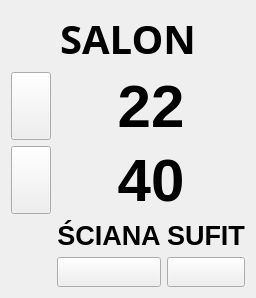
           <widget class="QWidget" name="kitchen_widget" native="true">
            <property name="sizePolicy">
             <sizepolicy hsizetype="Expanding" vsizetype="Preferred">
              <horstretch>0</horstretch>
              <verstretch>0</verstretch>
             </sizepolicy>
            </property>
            <property name="styleSheet">
             <string notr="true">QWidget#kitchen_widget { border: 4px ridge rgb(170, 170, 170)}</string>
            </property>
            <layout class="QGridLayout" name="gridLayout_3">
             <item row="1" column="0">
              <layout class="QGridLayout" name="sum_sal_layout">
               <item row="1" column="1">
                <widget class="QPushButton" name="sum_sal_temp_icon">
                 <property name="sizePolicy">
                  <sizepolicy hsizetype="Minimum" vsizetype="Minimum">
                   <horstretch>0</horstretch>
                   <verstretch>0</verstretch>
                  </sizepolicy>
                 </property>
                 <property name="minimumSize">
                  <size>
                   <width>30</width>
                   <height>30</height>
                  </size>
                 </property>
                 <property name="styleSheet">
                  <string notr="true">border-image: url(:/bitmaps/thermometer.svg)</string>
                 </property>
                 <property name="text">
                  <string/>
                 </property>
                </widget>
               </item>
               <item row="2" column="1">
                <widget class="QPushButton" name="sum_sal_hum_icon">
                 <property name="sizePolicy">
                  <sizepolicy hsizetype="Minimum" vsizetype="Minimum">
                   <horstretch>0</horstretch>
                   <verstretch>0</verstretch>
                  </sizepolicy>
                 </property>
                 <property name="minimumSize">
                  <size>
                   <width>30</width>
                   <height>30</height>
                  </size>
                 </property>
                 <property name="styleSheet">
                  <string notr="true">border-image: url(:/bitmaps/humidity.svg)</string>
                 </property>
                 <property name="text">
                  <string/>
                 </property>
                </widget>
               </item>
               <item row="0" column="1" colspan="3">
                <widget class="QLabel" name="salon_label">
                 <property name="sizePolicy">
                  <sizepolicy hsizetype="Preferred" vsizetype="Maximum">
                   <horstretch>0</horstretch>
                   <verstretch>0</verstretch>
                  </sizepolicy>
                 </property>
                 <property name="font">
                  <font>
                   <family>Ink Free</family>
                   <pointsize>30</pointsize>
                   <weight>75</weight>
                   <bold>true</bold>
                  </font>
                 </property>
                 <property name="text">
                  <string>SALON</string>
                 </property>
                 <property name="alignment">
                  <set>Qt::AlignCenter</set>
                 </property>
                </widget>
               </item>
               <item row="4" column="2">
                <widget class="QPushButton" name="light_kitchen_wall">
                 <property name="sizePolicy">
                  <sizepolicy hsizetype="Minimum" vsizetype="Minimum">
                   <horstretch>0</horstretch>
                   <verstretch>0</verstretch>
                  </sizepolicy>
                 </property>
                 <property name="minimumSize">
                  <size>
                   <width>30</width>
                   <height>30</height>
                  </size>
                 </property>
                 <property name="styleSheet">
                  <string notr="true">border-image: url(:/bitmaps/bulb_off.svg)</string>
                 </property>
                 <property name="text">
                  <string/>
                 </property>
                </widget>
               </item>
               <item row="4" column="3">
                <widget class="QPushButton" name="light_kitchen_AC">
                 <property name="sizePolicy">
                  <sizepolicy hsizetype="Minimum" vsizetype="Minimum">
                   <horstretch>0</horstretch>
                   <verstretch>0</verstretch>
                  </sizepolicy>
                 </property>
                 <property name="minimumSize">
                  <size>
                   <width>30</width>
                   <height>30</height>
                  </size>
                 </property>
                 <property name="styleSheet">
                  <string notr="true">border-image: url(:/bitmaps/bulb_off.svg)</string>
                 </property>
                 <property name="text">
                  <string/>
                 </property>
                </widget>
               </item>
               <item row="3" column="2">
                <widget class="QLabel" name="label">
                 <property name="sizePolicy">
                  <sizepolicy hsizetype="Preferred" vsizetype="Minimum">
                   <horstretch>0</horstretch>
                   <verstretch>0</verstretch>
                  </sizepolicy>
                 </property>
                 <property name="font">
                  <font>
                   <pointsize>20</pointsize>
                   <weight>75</weight>
                   <italic>false</italic>
                   <bold>true</bold>
                   <underline>false</underline>
                  </font>
                 </property>
                 <property name="text">
                  <string>ŚCIANA</string>
                 </property>
                 <property name="alignment">
                  <set>Qt::AlignCenter</set>
                 </property>
                </widget>
               </item>
               <item row="3" column="3">
                <widget class="QLabel" name="label_2">
                 <property name="sizePolicy">
                  <sizepolicy hsizetype="Preferred" vsizetype="Minimum">
                   <horstretch>0</horstretch>
                   <verstretch>0</verstretch>
                  </sizepolicy>
                 </property>
                 <property name="font">
                  <font>
                   <pointsize>20</pointsize>
                   <weight>75</weight>
                   <italic>false</italic>
                   <bold>true</bold>
                   <underline>false</underline>
                  </font>
                 </property>
                 <property name="text">
                  <string>SUFIT</string>
                 </property>
                 <property name="alignment">
                  <set>Qt::AlignCenter</set>
                 </property>
                </widget>
               </item>
               <item row="2" column="2" colspan="2">
                <widget class="QLabel" name="sum_sal_hum">
                 <property name="sizePolicy">
                  <sizepolicy hsizetype="Preferred" vsizetype="Minimum">
                   <horstretch>0</horstretch>
                   <verstretch>0</verstretch>
                  </sizepolicy>
                 </property>
                 <property name="font">
                  <font>
                   <family>Ubuntu</family>
                   <pointsize>45</pointsize>
                   <weight>75</weight>
                   <bold>true</bold>
                  </font>
                 </property>
                 <property name="text">
                  <string>40</string>
                 </property>
                 <property name="alignment">
                  <set>Qt::AlignCenter</set>
                 </property>
                </widget>
               </item>
               <item row="1" column="2" colspan="2">
                <widget class="QLabel" name="sum_sal_temp">
                 <property name="sizePolicy">
                  <sizepolicy hsizetype="Preferred" vsizetype="Minimum">
                   <horstretch>0</horstretch>
                   <verstretch>0</verstretch>
                  </sizepolicy>
                 </property>
                 <property name="font">
                  <font>
                   <family>Ubuntu</family>
                   <pointsize>45</pointsize>
                   <weight>75</weight>
                   <bold>true</bold>
                  </font>
                 </property>
                 <property name="text">
                  <string>22</string>
                 </property>
                 <property name="alignment">
                  <set>Qt::AlignCenter</set>
                 </property>
                </widget>
               </item>
              </layout>
             </item>
            </layout>
           </widget>
